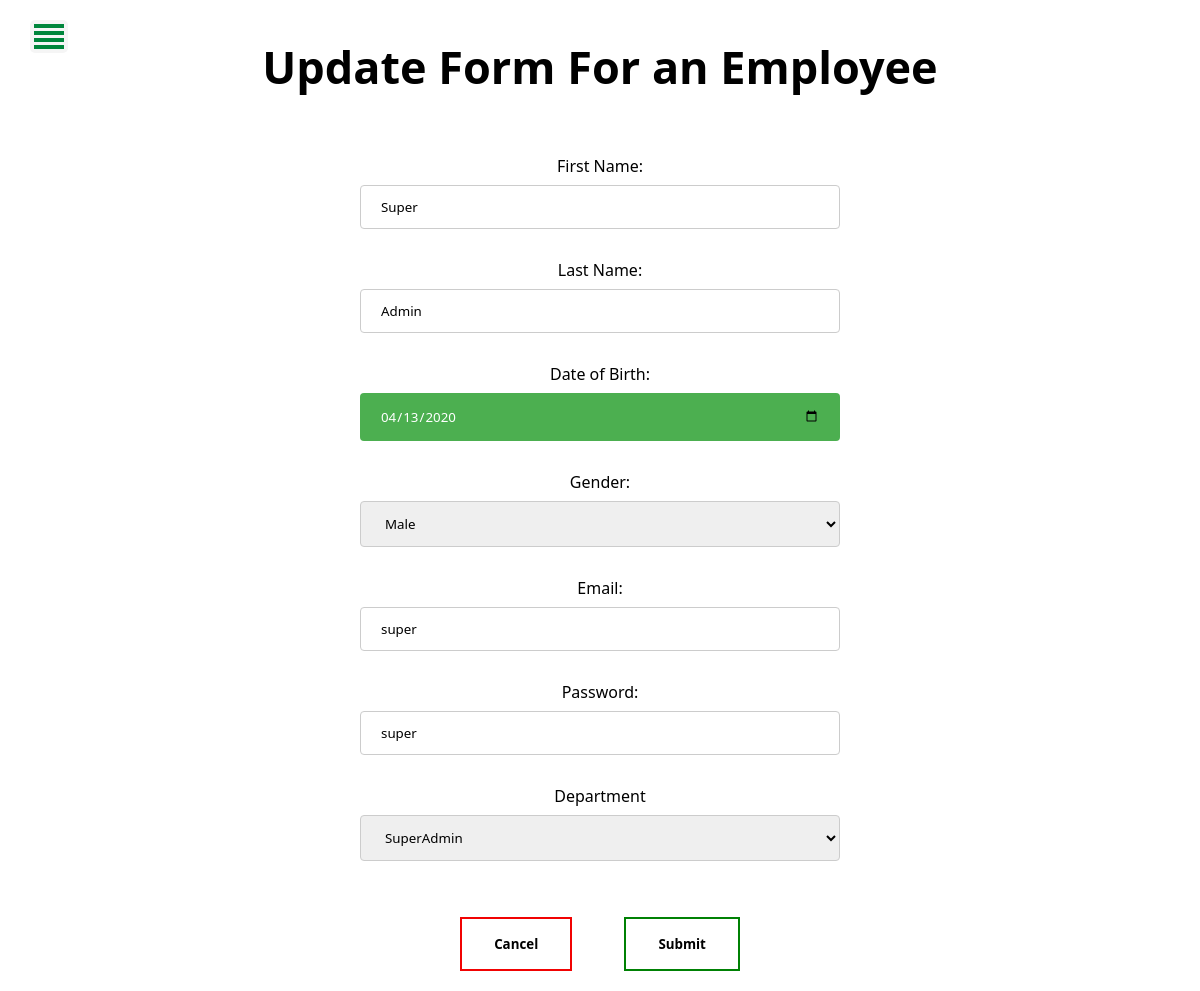
Screenshot of /SupAdminUpdtForm.php?id=22 (signed in) with the database file from the repository.
### tables this page shows
CREATE TABLE IF NOT EXISTS `user` (
  `user_id` int(11) NOT NULL AUTO_INCREMENT,
  `department_id` int(11) NOT NULL,
  `user_fname` varchar(30) NOT NULL,
  `user_lname` varchar(30) NOT NULL,
  `user_DOB` date NOT NULL,
  `user_email` varchar(50) NOT NULL,
  `user_password` varchar(30) NOT NULL,
  `user_gender` varchar(6) DEFAULT NULL,
  `user_create_date` datetime NOT NULL DEFAULT current_timestamp(),
  `user_added` int(11) NOT NULL,
  PRIMARY KEY (`user_id`),
  UNIQUE KEY `user_email` (`user_email`),
  KEY `department_id` (`department_id`)
);

CREATE TABLE IF NOT EXISTS `department` (
  `department_id` int(11) NOT NULL AUTO_INCREMENT,
  `department_name` varchar(30) NOT NULL,
  PRIMARY KEY (`department_id`)
);

### Database.php (called while the page is built, shortened)
<?php
 class Database{
	 private $host= "localhost";
	 private $user= "root";
	 private $pass= "";
	 private $dbname= "nika_zoo";
	 private $dbh;
	 private $stmt;
	 public function __construct(){
		 $dsn='mysql:host='. $this->host . ';dbname=' . $this->dbname;
		 $options=array(
						 PDO::ATTR_PERSISTENT=>true,
						 PDO::ATTR_ERRMODE=>PDO::ERRMODE_EXCEPTION
						 );
		try{
			$this->dbh= new PDO($dsn,$this->user,$this->pass,$options);
		}catch(PDOException $e){
			$this->error=$e->getMessage();
			echo $this->error;
		}
	 }
	 public function query($sql){
		$this->stmt=$this->dbh->prepare($sql);
	 }
	 public function execute(){
		  $this->stmt->execute();
	 }
	 public function single(){
		 $this->execute();
		 return $this->stmt->fetch(PDO::FETCH_OBJ);
	 }
 }

### SupAdminUpdtForm.php (the view, shortened to what this page needs)
<?PHP
include "Database.php";
$db = new Database();
$sql="SELECT * from user
 where user_id = '$_COOKIE[user_id]'";
$db->query($sql);
$sql="SELECT * from department";
$db->query($sql);
if(isset($_GET['id']) && ($_GET['id']!== '')){
	$product_id = $_GET['id'];
	$sql="SELECT user.*, d.department_name
        FROM user
		LEFT JOIN department as d ON
        user.department_id = d.department_id
		where user_id = '$product_id'";
	$db->query($sql);
	$item = $db->single();
}
?>
<!DOCTYPE html>
<html lang="en">
<head>
    <link rel="stylesheet" href="product.css">
    <link rel="stylesheet" href="sidebar.css">
</head>
<body>
    <div id="sidebar">
    <div class="toggle-btn" onclick="toggleSidebar()">
        <span></span>
        <span></span>
        <span></span>
        <span></span>
    </div>
    </div>
    </body>
    <form  method="post">
        <div id="container" style='margin-bottom:6em;text-align:center;'>
            <h1> Update Form For an Employee</h1>
            <label for="user_fname"><br>First Name:</br></label>
            <input type="text"  name="user_fname" value="<?php echo $item->user_fname; ?>" required ><br>
            <label for="user_lname"><br>Last Name:</br></label>
            <input type="text"  name="user_lname" value="<?php echo $item->user_lname; ?>" required ><br>
            <label for="user_DOB"><br>Date of Birth:</br></label>
            <input type="date"  name="user_DOB" value="<?php echo $item->user_DOB; ?>" required ><br>
            <label for="user_gender"><br>Gender:</br></label>
            <select  name="user_gender" required>
                <option value= "<?php echo $item->user_gender;?>"><?php echo $item->user_gender;?></option>
            </select><br>
            <label for="user_email"><br>Email:</br></label>
            <input type="text"  name="user_email" value="<?php echo $item->user_email; ?>" required ><br>
            <label for="user_password"><br>Password:</br></label>
            <input type="text"  name="user_password" value="<?php echo $item->user_password; ?>" required ><br>
            <label for="department_id"><br>Department</br></label>
            <select name="department_id" required>
            <option value="<?php echo $item->department_id; ?>" selected><?php echo $item->department_name; ?></option>
            </select><br>
            <button class="cancel" type="button" onclick="location.href='superadmin_menu.php'">Cancel</button >
            <button class="button" type="submit">Submit</button >
        </div>
    </form>
</html>

### product.css (style rules this page uses)
body { background-color: white; margin: 0; height: 100vh; width: 100%; font-family:'Segoe UI', Tahoma, Geneva, Verdana, sans-serif; }
#container { position: relative; background-color: white; width:100%; text-align: center; }
#container h1 { font-family:'Segoe UI', Tahoma, Geneva, Verdana, sans-serif; text-align: center; color: black; margin: 0; padding-top: 3%; padding-bottom: 3%; position: static; font-size: 45px; }
label { font-family:'Segoe UI', Tahoma, Geneva, Verdana, sans-serif; }
input { font-family:'Segoe UI', Tahoma, Geneva, Verdana, sans-serif; margin: 8px; border-radius: 2px; display: inline-block; border: 1px solid rgb(165, 165, 165); box-sizing: border-box; padding-left: 6px; padding-top: 3px; padding-bottom: 3px; }
select { font-family:'Segoe UI', Tahoma, Geneva, Verdana, sans-serif; border-radius: 2px; margin: 8px; display: inline-block; border: 1px solid rgb(165, 165, 165); padding-top: 3px; padding-bottom: 3px; padding-left: 3px; box-sizing: border-box; }
input:not([type=text]) { font-family:'Segoe UI', Tahoma, Geneva, Verdana, sans-serif; padding-top: 0px; padding-bottom: 0px; }
button.cancel { background-color: white; border: 2px solid rgb(241, 3, 3); }
button { font-family:'Segoe UI', Tahoma, Geneva, Verdana, sans-serif; font-weight: bold; background-color: white; color: black; padding: 16px 32px; margin: 20px 2%; margin-top: 4%; border: 2px solid #008104; cursor: pointer; transition-duration: 0.1s; }
input[type=text], select { width: 40%; padding: 12px 20px; margin: 8px 0; display: inline-block; border: 1px solid #ccc; border-radius: 4px; box-sizing: border-box; }
input[type=number], select { width: 40%; padding: 12px 20px; margin: 8px 0; display: inline-block; border: 1px solid #ccc; border-radius: 4px; box-sizing: border-box; }
input[type=date] { width: 40%; background-color: #4CAF50; color: white; padding: 14px 20px; margin: 8px 0; border: none; border-radius: 4px; cursor: pointer; }

### sidebar.css (style rules this page uses)
#sidebar { position: fixed; width: 200px; height: 100%; background: rgb(0, 110, 50); left: -200px; transition: all 0.3s linear; z-index: 1; }
#sidebar .toggle-btn { cursor: pointer; position: absolute; left: 230px; top: 20px; background-color: whitesmoke; padding: 1px 4px; border-radius: 5px; }
#sidebar .toggle-btn span { display: block; width: 30px; height: 4px; background-color: rgb(0, 134, 60); margin: 3px 0px; }

### rows the page displays
user: user_fname "Super", user_lname "Admin", user_DOB "04/13/2020", user_gender "Male", user_email "super", user_password "super", department_id "SuperAdmin"
